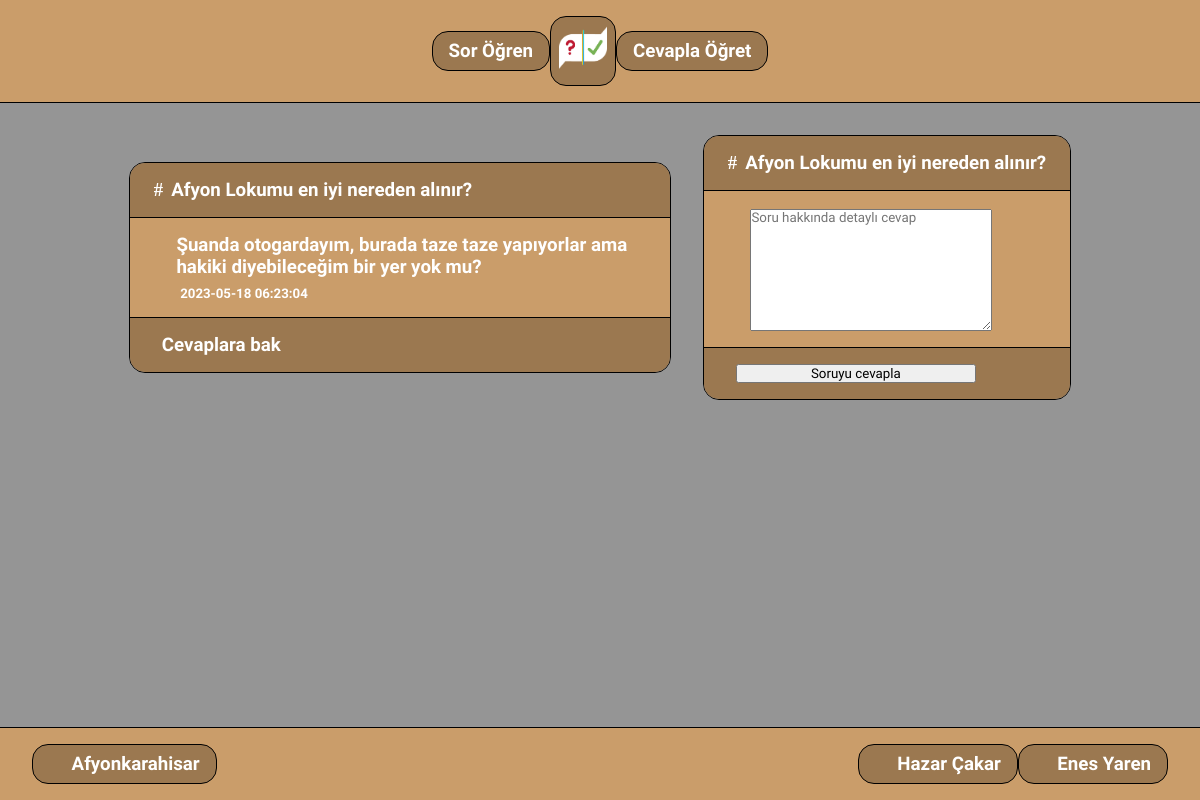
The page /canswer.php?id=1 on the database its author committed.
### tables this page shows
CREATE TABLE questions (
      id INTEGER PRIMARY KEY AUTOINCREMENT, 
      title TEXT, 
      question TEXT, 
      time DATETIME DEFAULT CURRENT_TIMESTAMP
    );

### canswer.php (the view, shortened to what this page needs)
<?php
include 'functions.php';
$pdo = pdo_connect_sqlite();
  $stmt = $pdo->prepare('SELECT * FROM questions WHERE id = ?');
  $stmt->execute([ $_GET['id'] ]);
  $question = $stmt->fetch(PDO::FETCH_ASSOC);
?>
<?=template_header('Anasayfa')?>
<?php {
  echo '<div class="message-box">';
      echo '<div class="title"><h3><i class="fa-solid fa-hashtag"></i>' . $question['title'] . '</h3></div>';
      echo '<div class="question"><h3><i class="fa-regular fa-message"></i>' . $question['question'] . '</h3><h5><i class="fa-regular fa-calendar"></i>' . $question['time'] . '</h5></div>';
      echo '<a class="footer" href="lanswer.php?id=' . $question['id'] . '"><h3><i class="fa-regular fa-message-check"></i>Cevaplara bak</h3></a>';
  echo '</div>';
  } ?>
<?php echo '
<form class="form-box" action="canswer.php?id=' . $question['id'] . '" method="post">' ?>
    <?php
      echo '<div class="title"><h3><i class="fa-solid fa-hashtag"></i>' . $question['title'] . '</h3></div>'
    ?>
    <div class="answer"><h3><i class="fa-regular fa-message"></i><textarea name="answer" id="answer" placeholder="Soru hakkında detaylı cevap" required></textarea></h3></div>
    <div class="footer" ><h3><i class="fa-regular fa-message-check"></i><input type="submit" value="Soruyu cevapla"></h3></a>
</form>
<?=template_footer()?>

### assets/style.css (style rules this page uses)
* { margin: 0; padding: 0; font-family: "Carlito", sans-serif; }
.content { height: 100vh; background-color: #959595; }
.middle p, .middle .form-box .footer, .middle .form-box .answer, .middle .form-box .question, .middle .form-box .title, .msg1, .middle .form-box .msg, .middle .message-box .footer, .middle .message-box .answers, .middle .message-box .question, .middle .message-box .title { padding: 1rem; color: #ffffff; }
.middle .form-box .footer h3, .middle .form-box .answer h3, .middle .form-box .question h3, .middle .form-box .title h3, .msg1 h3, .middle .form-box .msg h3, .middle .message-box .footer h3, .middle .message-box .answers h3, .middle .message-box .question h3, .middle .message-box .title h3 { padding: 0 0.5rem; display: flex; align-items: baseline; }
.middle .form-box .footer h3 i, .middle .form-box .answer h3 i, .middle .form-box .question h3 i, .middle .form-box .title h3 i, .msg1 h3 i, .middle .form-box .msg h3 i, .middle .message-box .footer h3 i, .middle .message-box .answers h3 i, .middle .message-box .question h3 i, .middle .message-box .title h3 i { padding-right: 0.5rem; }
.middle .form-box .footer h3 input, .middle .form-box .answer h3 input, .middle .form-box .question h3 input, .middle .form-box .title h3 input, .msg1 h3 input, .middle .form-box .msg h3 input, .middle .message-box .footer h3 input, .middle .message-box .answers h3 input, .middle .message-box .question h3 input, .middle .message-box .title h3 input { width: 20vw; }
.middle .form-box .footer h3 textarea, .middle .form-box .answer h3 textarea, .middle .form-box .question h3 textarea, .middle .form-box .title h3 textarea, .msg1 h3 textarea, .middle .form-box .msg h3 textarea, .middle .message-box .footer h3 textarea, .middle .message-box .answers h3 textarea, .middle .message-box .question h3 textarea, .middle .message-box .title h3 textarea { height: 15vh; width: 20vw; }
.middle .message-box .question h5 { padding: 0.5rem 1rem; padding-bottom: 0; display: flex; align-items: baseline; }
.middle .message-box .question h5 i { padding-right: 0.5rem; }
.middle .message-box .title { background-color: #9b7850; }
.middle .message-box .question { background-color: #ca9d6a; border-top: 1px solid #000000; border-bottom: 1px solid #000000; }
.middle .message-box .footer { background-color: #9b7850; text-decoration: none; transition: 0.5s ease-in-out; }
.middle .form-box .title { background-color: #9b7850; }
.middle .form-box .answer { max-width: 100%; background-color: #ca9d6a; border-top: 1px solid #000000; border-bottom: 1px solid #000000; }
.middle .form-box .footer { background-color: #9b7850; text-decoration: none; }
.middle .form-box, .middle .message-box { margin: 1rem; max-width: 30%; display: flex; flex-direction: column; justify-content: left; align-content: flex-start; border: 1px solid #000000; border-radius: 1rem; line-break: auto; overflow: hidden; }
@media (max-width: 1200px) { .middle .form-box, .middle .message-box { max-width: 45%; } }

### rows shown on the page
questions: title "Afyon Lokumu en iyi nereden alınır?", question "Şuanda otogardayım, burada taze taze yapıyorlar ama hakiki diyebileceğim bir yer yok mu?", time "2023-05-18 06:23:04"
